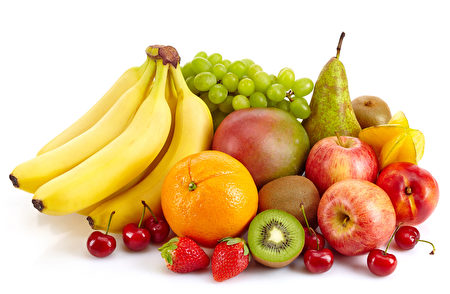
#> input picture data/fruits.jpg, 450 x 294 px
$ python 22_rotate.py
#> lines starting #> are read from the running program, lines starting #| are printed output that depends on the picture
# The code is shared on SDSC Github

import cv2 as cv
import numpy as np

fruit = cv.imread("../data/fruits.jpg") # read image
#> fruit is the input picture: shape (294, 450, 3); mean B, G, R 147.7, 193.4, 226.5
h, w = fruit.shape[0:2] # get image height and width
#> h = 294; w = 450

changes = np.linspace(0, 360, num=100) # create sampling points (for 360 degrees)
for i in changes: # go through the sampling points
      T_matrix = cv.getRotationMatrix2D((w/2, h/2), i, 1) # get the rotation matrix
      fruit_new = cv.warpAffine(fruit, T_matrix, (w, h)) # apply translation
      cv.imshow('Fruit',fruit_new)
      cv.waitKey(50) # wait for 50ms
#> this loop made 100 passes
#> pass 2, `fruit_new = cv.warpAffine(fruit, T_matrix, (w, h))`:
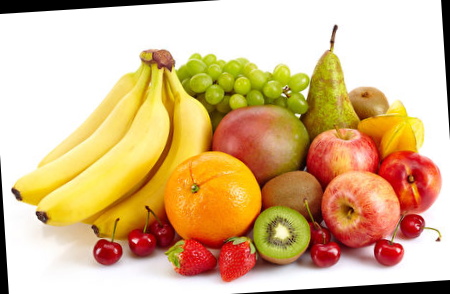
#> fruit_new: shape (294, 450, 3); mean B, G, R 139.4, 185, 218.1
#> pass 3, `fruit_new = cv.warpAffine(fruit, T_matrix, (w, h))`:
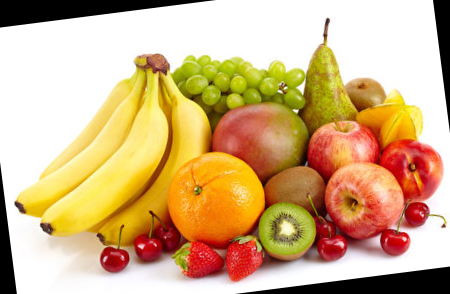
#> fruit_new: shape (294, 450, 3); mean B, G, R 131.9, 177.6, 210.7

r = np.linspace(0, 290, num=100) # variable radius
for c, i in enumerate(changes):

      # define the translation matrix
      T_matrix = np.float32([[1, 0, r[c]*np.sin(i*np.pi/180)], [0, 1, r[c]*np.cos(i*np.pi/180)]])

      fruit_new = cv.warpAffine(fruit, T_matrix, (w, h)) # perform translation
      T_matrix = cv.getRotationMatrix2D((w/2, h/2), i, 1)
      fruit_new = cv.warpAffine(fruit_new, T_matrix, (w, h))
      cv.imshow('Fruit',fruit_new)
      cv.waitKey(50)
#> this loop made 100 passes
#> pass 2, `fruit_new = cv.warpAffine(fruit, T_matrix, (w, h))`:
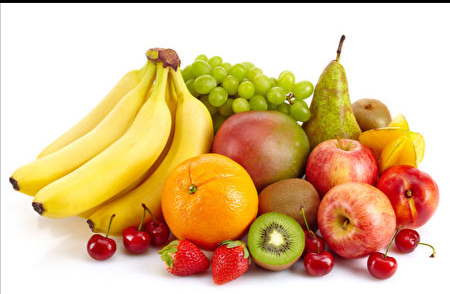
#> fruit_new: shape (294, 450, 3); mean B, G, R 145.1, 190.7, 223.8
#> pass 2, `fruit_new = cv.warpAffine(fruit_new, T_matrix, (w, h))`:
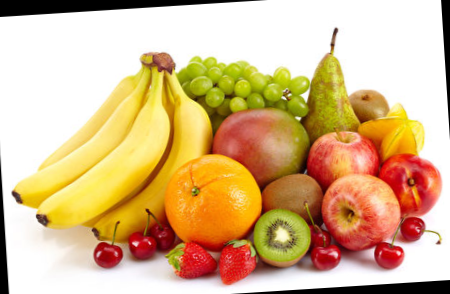
#> fruit_new: shape (294, 450, 3); mean B, G, R 137.9, 183.6, 216.7
#> pass 3, `fruit_new = cv.warpAffine(fruit, T_matrix, (w, h))`:
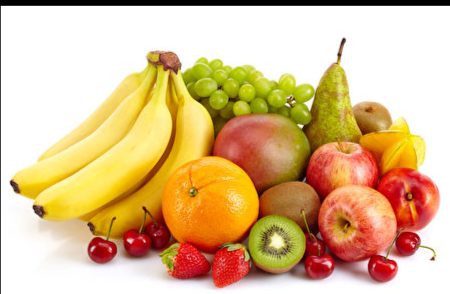
#> fruit_new: shape (294, 450, 3); mean B, G, R 142.3, 187.9, 221
#> pass 3, `fruit_new = cv.warpAffine(fruit_new, T_matrix, (w, h))`:
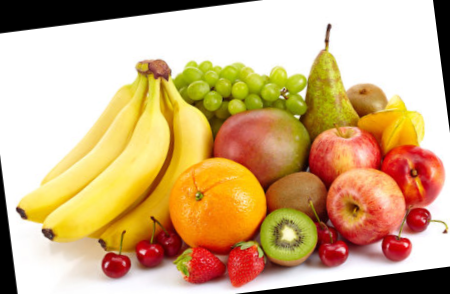
#> fruit_new: shape (294, 450, 3); mean B, G, R 129.1, 174.7, 207.8

cv.waitKey() # wait for any key press
cv.destroyAllWindows() # close all windows

$ run again, with data/1.jpg copied over data/fruits.jpg
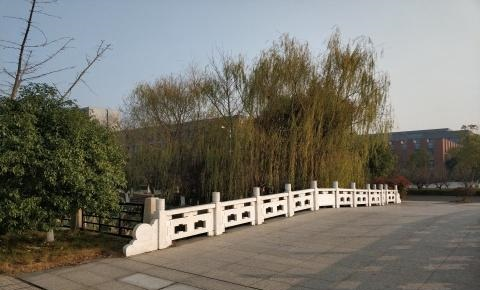
#> input picture data/1.jpg, 480 x 290 px
#> fruit is the input picture: shape (290, 480, 3); mean B, G, R 107.1, 116.1, 118.2
#> the loop `for c, i in enumerate(changes):` made 100 passes
#> pass 3, `fruit_new = cv.warpAffine(fruit, T_matrix, (w, h))`:
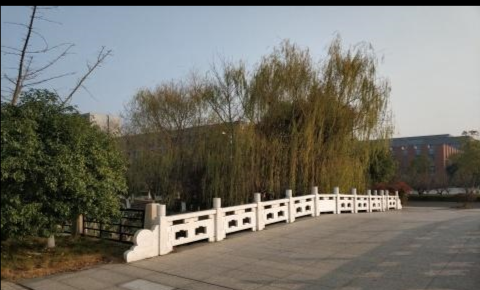
#> fruit_new: shape (290, 480, 3); mean B, G, R 105.1, 113.9, 115.8
#> pass 3, `fruit_new = cv.warpAffine(fruit_new, T_matrix, (w, h))`:
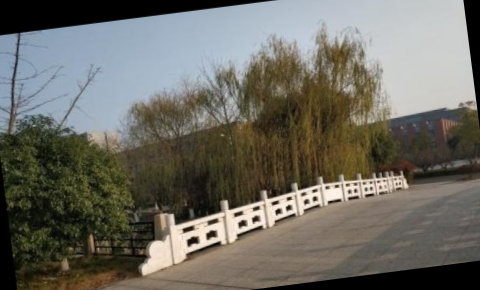
#> fruit_new: shape (290, 480, 3); mean B, G, R 98.4, 106.8, 108.5

$ run again, with data/2.jpg copied over data/fruits.jpg
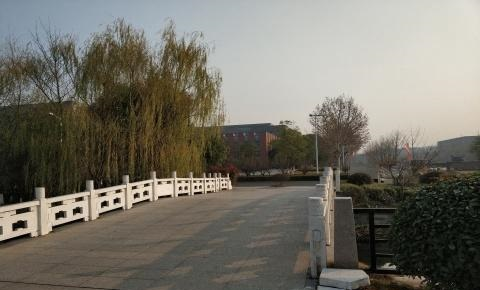
#> input picture data/2.jpg, 480 x 290 px
#> fruit is the input picture: shape (290, 480, 3); mean B, G, R 103.3, 113.1, 116.3
#> the loop `for c, i in enumerate(changes):` made 100 passes
#> pass 3, `fruit_new = cv.warpAffine(fruit, T_matrix, (w, h))`:
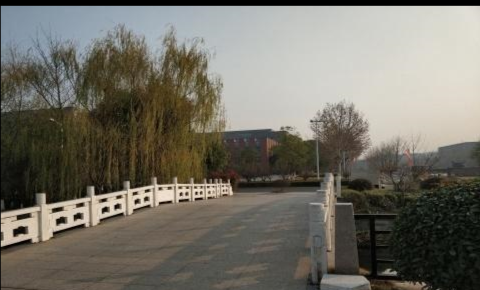
#> fruit_new: shape (290, 480, 3); mean B, G, R 101.9, 111.6, 114.7
#> pass 3, `fruit_new = cv.warpAffine(fruit_new, T_matrix, (w, h))`:
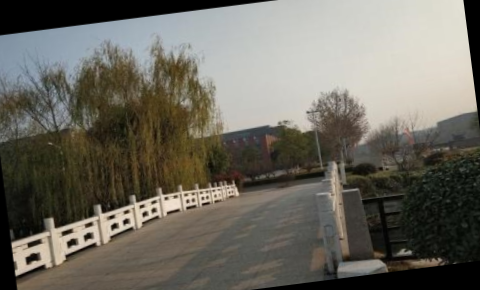
#> fruit_new: shape (290, 480, 3); mean B, G, R 95.9, 105.2, 108.3
